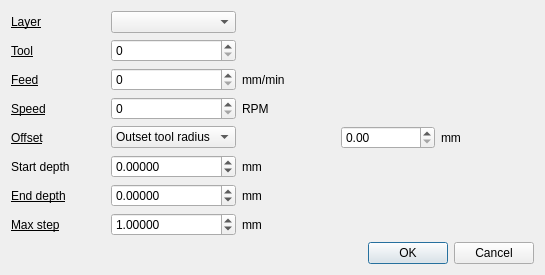
<?xml version="1.0" encoding="UTF-8"?>
<ui version="4.0">
 <class>LayerCAMDialog</class>
 <widget class="QDialog" name="LayerCAMDialog">
  <property name="geometry">
   <rect>
    <x>0</x>
    <y>0</y>
    <width>545</width>
    <height>263</height>
   </rect>
  </property>
  <property name="windowTitle">
   <string>Layer CAM</string>
  </property>
  <layout class="QVBoxLayout" name="verticalLayout">
   <item>
    <layout class="QGridLayout" name="gridLayout" columnstretch="0,0,0,0,0">
     <item row="7" column="0">
      <widget class="QLabel" name="label_5">
       <property name="font">
        <font>
         <underline>true</underline>
        </font>
       </property>
       <property name="text">
        <string>Max step</string>
       </property>
      </widget>
     </item>
     <item row="0" column="1">
      <widget class="QComboBox" name="layerComboBox"/>
     </item>
     <item row="2" column="0">
      <widget class="QLabel" name="label_2">
       <property name="font">
        <font>
         <underline>true</underline>
        </font>
       </property>
       <property name="text">
        <string>Feed</string>
       </property>
      </widget>
     </item>
     <item row="4" column="3">
      <widget class="QDoubleSpinBox" name="offsetDoubleSpinBox"/>
     </item>
     <item row="7" column="1">
      <widget class="QDoubleSpinBox" name="stepDoubleSpinBox">
       <property name="decimals">
        <number>5</number>
       </property>
       <property name="minimum">
        <double>0.000010000000000</double>
       </property>
       <property name="maximum">
        <double>1000000.000000000000000</double>
       </property>
       <property name="value">
        <double>1.000000000000000</double>
       </property>
      </widget>
     </item>
     <item row="2" column="2">
      <widget class="QLabel" name="feedUnitsLabel">
       <property name="text">
        <string>mm/min</string>
       </property>
      </widget>
     </item>
     <item row="6" column="2">
      <widget class="QLabel" name="endDepthUnitsLabel">
       <property name="text">
        <string>mm</string>
       </property>
      </widget>
     </item>
     <item row="3" column="0">
      <widget class="QLabel" name="label_3">
       <property name="font">
        <font>
         <underline>true</underline>
        </font>
       </property>
       <property name="text">
        <string>Speed</string>
       </property>
      </widget>
     </item>
     <item row="3" column="2">
      <widget class="QLabel" name="speedUnitslabel">
       <property name="text">
        <string>RPM</string>
       </property>
      </widget>
     </item>
     <item row="4" column="0">
      <widget class="QLabel" name="label_4">
       <property name="font">
        <font>
         <underline>true</underline>
        </font>
       </property>
       <property name="text">
        <string>Offset</string>
       </property>
      </widget>
     </item>
     <item row="4" column="4">
      <widget class="QLabel" name="offsetUnitsLabel">
       <property name="text">
        <string>mm</string>
       </property>
      </widget>
     </item>
     <item row="6" column="0">
      <widget class="QLabel" name="label_6">
       <property name="font">
        <font>
         <underline>true</underline>
        </font>
       </property>
       <property name="text">
        <string>End depth</string>
       </property>
      </widget>
     </item>
     <item row="6" column="1">
      <widget class="QDoubleSpinBox" name="endDepthDoubleSpinBox">
       <property name="decimals">
        <number>5</number>
       </property>
       <property name="minimum">
        <double>-1000000.000000000000000</double>
       </property>
       <property name="maximum">
        <double>1000000.000000000000000</double>
       </property>
      </widget>
     </item>
     <item row="5" column="2">
      <widget class="QLabel" name="startDepthUnitsLabel">
       <property name="text">
        <string>mm</string>
       </property>
      </widget>
     </item>
     <item row="1" column="1">
      <widget class="QSpinBox" name="toolSpinBox"/>
     </item>
     <item row="0" column="0">
      <widget class="QLabel" name="label_7">
       <property name="font">
        <font>
         <underline>true</underline>
        </font>
       </property>
       <property name="text">
        <string>Layer</string>
       </property>
      </widget>
     </item>
     <item row="1" column="0">
      <widget class="QLabel" name="label">
       <property name="font">
        <font>
         <underline>true</underline>
        </font>
       </property>
       <property name="text">
        <string>Tool</string>
       </property>
      </widget>
     </item>
     <item row="3" column="1">
      <widget class="QSpinBox" name="speedSpinBox"/>
     </item>
     <item row="5" column="1">
      <widget class="QDoubleSpinBox" name="startDepthDoubleSpinBox">
       <property name="decimals">
        <number>5</number>
       </property>
       <property name="minimum">
        <double>-1000000.000000000000000</double>
       </property>
       <property name="maximum">
        <double>1000000.000000000000000</double>
       </property>
      </widget>
     </item>
     <item row="7" column="2">
      <widget class="QLabel" name="stepUnitsLabel">
       <property name="text">
        <string>mm</string>
       </property>
      </widget>
     </item>
     <item row="2" column="1">
      <widget class="QSpinBox" name="feedSpinBox"/>
     </item>
     <item row="5" column="0">
      <widget class="QLabel" name="label_9">
       <property name="text">
        <string>Start depth</string>
       </property>
      </widget>
     </item>
     <item row="4" column="1">
      <widget class="QComboBox" name="offsetComboBox">
       <item>
        <property name="text">
         <string>Outset tool radius</string>
        </property>
       </item>
       <item>
        <property name="text">
         <string>On line</string>
        </property>
       </item>
       <item>
        <property name="text">
         <string>Inset tool radius</string>
        </property>
       </item>
       <item>
        <property name="text">
         <string>Manual</string>
        </property>
       </item>
      </widget>
     </item>
    </layout>
   </item>
   <item>
    <widget class="QDialogButtonBox" name="buttonBox">
     <property name="orientation">
      <enum>Qt::Horizontal</enum>
     </property>
     <property name="standardButtons">
      <set>QDialogButtonBox::Cancel|QDialogButtonBox::Ok</set>
     </property>
    </widget>
   </item>
  </layout>
 </widget>
 <resources/>
 <connections>
  <connection>
   <sender>buttonBox</sender>
   <signal>accepted()</signal>
   <receiver>LayerCAMDialog</receiver>
   <slot>accept()</slot>
   <hints>
    <hint type="sourcelabel">
     <x>248</x>
     <y>254</y>
    </hint>
    <hint type="destinationlabel">
     <x>157</x>
     <y>274</y>
    </hint>
   </hints>
  </connection>
  <connection>
   <sender>buttonBox</sender>
   <signal>rejected()</signal>
   <receiver>LayerCAMDialog</receiver>
   <slot>reject()</slot>
   <hints>
    <hint type="sourcelabel">
     <x>316</x>
     <y>260</y>
    </hint>
    <hint type="destinationlabel">
     <x>286</x>
     <y>274</y>
    </hint>
   </hints>
  </connection>
 </connections>
</ui>
